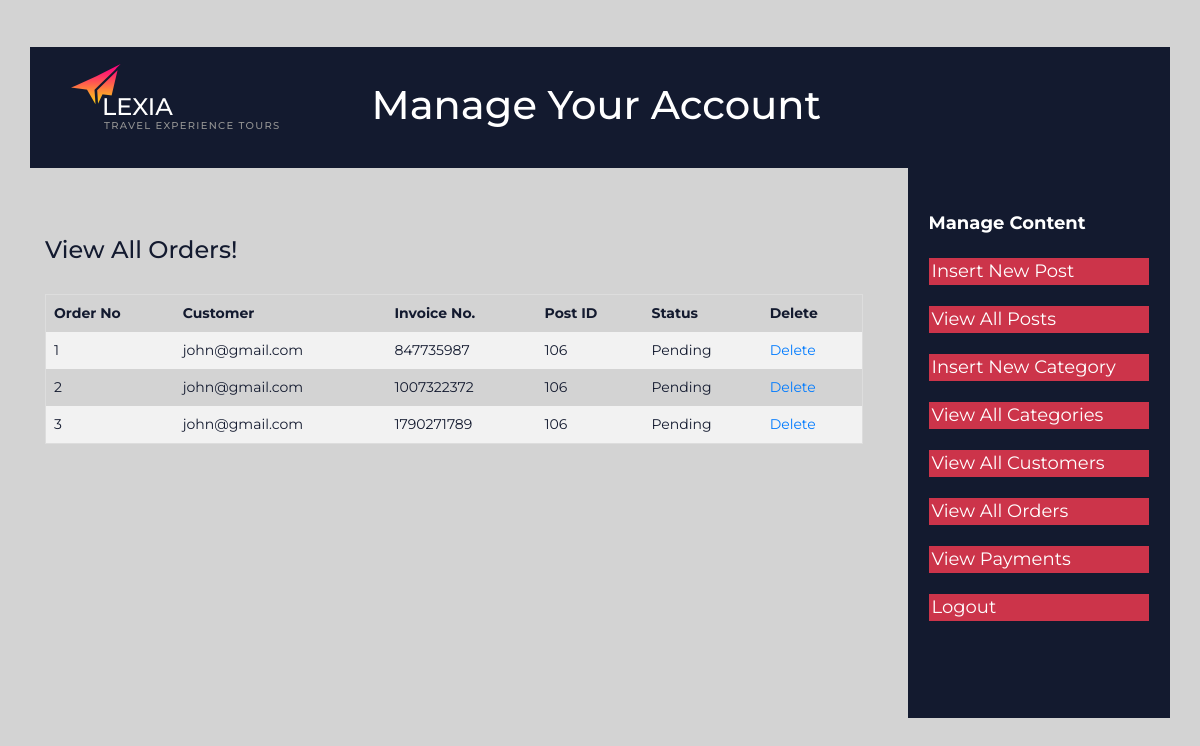
The page /admin_area/index.php?view_orders (signed in) on the database as committed earlier.
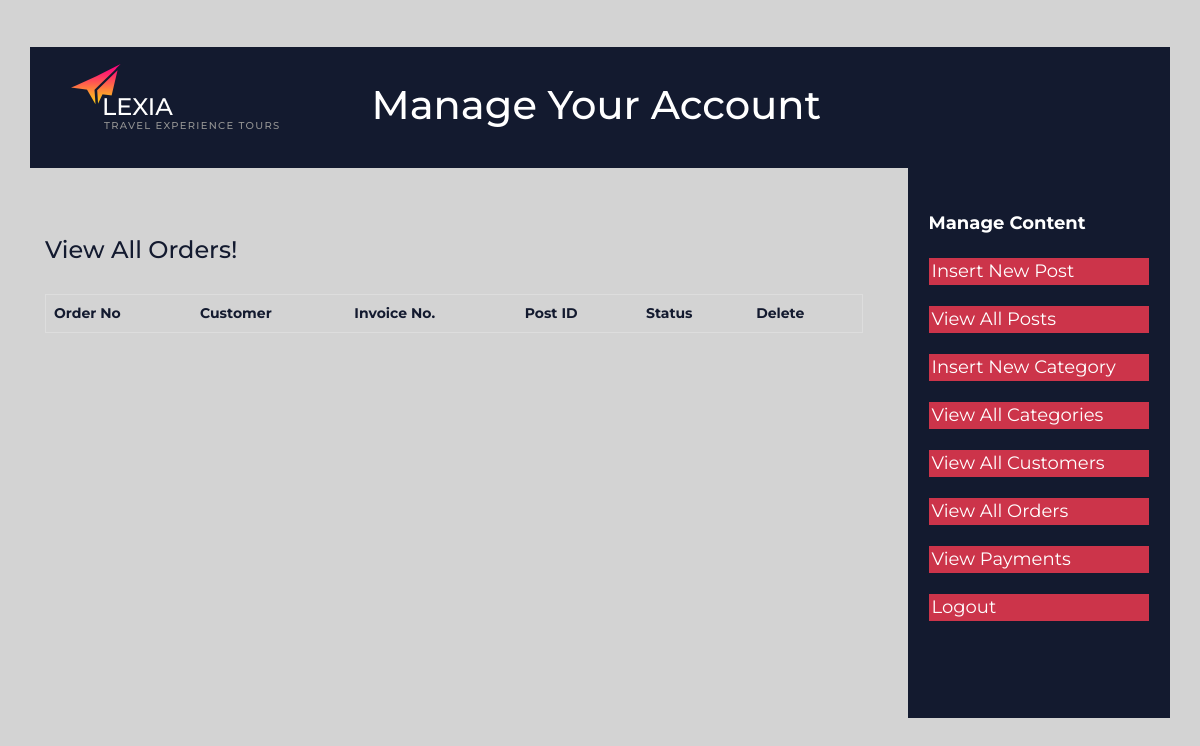
The same page on the database as committed later.
### tables this page shows
CREATE TABLE `pending_orders` (
  `order_id` int(10) NOT NULL,
  `customer_id` int(10) NOT NULL,
  `invoice_no` int(10) NOT NULL,
  `product_id` int(10) NOT NULL,
  `order_status` text NOT NULL
);

CREATE TABLE `customers` (
  `customer_id` int(100) NOT NULL,
  `customer_fname` varchar(100) NOT NULL,
  `customer_lname` varchar(100) NOT NULL,
  `customer_email` varchar(100) NOT NULL,
  `customer_c_code` varchar(100) NOT NULL,
  `customer_contact` int(100) NOT NULL,
  `customer_country` text NOT NULL,
  `customer_pass` varchar(100) NOT NULL,
  `customer_confpass` varchar(100) NOT NULL,
  `customer_image` text NOT NULL,
  `customer_ip` varchar(255) NOT NULL,
  `customer_consent` text NOT NULL
);

### admin_area/view_orders.php (the view, shortened to what this page needs)
<!DOCTYPE html>
<?php
if(!isset($_SESSION['admin_email'])){
	echo"<script>window.open('login.php','_self')</script>";
}
else{
 ?>
<html lang="en">
<head>
<link rel="stylesheet" type="text/css" href="styles/bootstrap4/bootstrap.min.css">
<link href="plugins/font-awesome-4.7.0/css/font-awesome.min.css" rel="stylesheet" type="text/css">
<link rel="stylesheet" type="text/css" href="styles/insert_post_styles.css">
<link rel="stylesheet" type="text/css" href="insert_post_responsive.css">
</head>
<body>
<div class="super_container">
<?php
if(isset($_GET['view_orders'])){
?>
	<div class="offers">
		<div class="container">
			<div class="row">
				<div class="col"></br>
					<h3>View All Orders!</h3><br>
					<div style="overflow-x:auto;">
					<table>
    <tr style="font-size: 14px;">
      <th>Order No</th>
      <th>Customer</th>
      <th>Invoice No.</th>
	  <th>Post ID</th>
      <th>Status</th>
      <th>Delete</th>
    </tr>
	<?php
	include("includes/connect.php");
	$i=0;
	$get_orders = "select * from pending_orders";
	$run_orders = mysqli_query($con, $get_orders);
	while($row_orders = mysqli_fetch_array($run_orders)){
		$order_id = $row_orders['order_id'];
		$c_id = $row_orders['customer_id'];
		$invoice = $row_orders['invoice_no'];
		$p_id = $row_orders['product_id'];
		$status = $row_orders['order_status'];
		$i++;
	?>
    <tr>
	<td><?php echo $i; ?></td>
	<td><?php
	$get_customer = "select * from customers where customer_id='$c_id'";
	$run_customer = mysqli_query($con, $get_customer);
	$row_customer = mysqli_fetch_array($run_customer);
	$customer_email = $row_customer['customer_email'];
	echo $customer_email; ?></td>
	<td><?php echo $invoice; ?></td>
	<td><?php echo $p_id; ?></td>
	<td><?php
if($status=='Pending'){
	echo $status = 'Pending';
}
	else {
		echo $status = 'Complete'; }?></td>
	<td> <a href = "delete_order.php?delete_order=<?php echo $order_id; ?>"> Delete </a></td>
	</tr>
<?php } ?>
  </table>
<?php }
?>
</div>
					</div>
				</div>
			</div>
		</div>
	</div>
</body>
</html>
<?php } ?>

### admin_area/index.php (shortened to what this page needs)
<?php
if(!isset($_SESSION['admin_email'])){
	@session_start();
	echo"<script>window.open('login.php','_self')</script>";
}
else{
?>
<!DOCTYPE html>
<html lang="en">
<head>
<link rel="stylesheet" type="text/css" href="styles/bootstrap4/bootstrap.min.css">
<link href="plugins/font-awesome-4.7.0/css/font-awesome.min.css" rel="stylesheet" type="text/css">
<link rel="stylesheet" type="text/css" href="styles/news_styles.css">
<link rel="stylesheet" type="text/css" href="styles/news_responsive.css">
</head>
<body>
<div class="super_container">
	<header class="header">
		<div class="container">
			<div class="row">
				<div class="col">
					<div class="header_container d-flex flex-row align-items-center justify-content-start">
						<div class="logo_container">
							<div class="logo">
								<div>Lexia</div>
								<div>travel experience tours</div>
								<div class="logo_image"><img src="images/logo.png" alt=""></div>
							</div>
						</div>
						<nav class="main_nav ml-auto">
							<ul class="main_nav_list">
								<li class="main_nav_item"><h2 style="color:white; transform: translate(-40%);"> Manage Your Account </h2></li>
							</ul>
						</nav>
					</div>
				</div>
			</div>
		</div>
	</header>
	<div class="news">
		<div class="container">
			<div class="row">
				<div class="col-lg-9">
					<div class="news_posts">
					<h3 style="padding:20px;"><?php echo @$_GET['logged_in'];?></h3>
						<?php
						include("includes/connect.php");
						if(isset($_GET['view_orders'])){
							include("view_orders.php");
						}
						?>
					</div>
				</div>
				<div class="col-lg-3">
					<div class="sidebar">
							<div class="sidebar_offer">
								<div class="sidebar_offer_background" style="background:#131a2f;"></div>
								<div class="sidebar_offer_title"><a href="index.php" style="color:white;"><b>Manage Content</b></div></br>
								<div class="sidebar_offer_content">
									<div class="sidebar_offer_title"><a href="index.php?insert_post" style="color:white;">Insert New Post</a></div>
								</div></br>
									<div class="sidebar_offer_content">
									<div class="sidebar_offer_title"><a href="index.php?view_posts"style="color:white;">View All Posts</a></div>
								</div></br>
								<div class="sidebar_offer_content">
									<div class="sidebar_offer_title"><a href="index.php?insert_cat"style="color:white;">Insert New Category</a></div>
								</div></br>
								<div class="sidebar_offer_content">
									<div class="sidebar_offer_title"><a href="index.php?view_cats"style="color:white;">View All Categories</a></div>
								</div></br>
								<div class="sidebar_offer_content">
									<div class="sidebar_offer_title"><a href="index.php?view_customers"style="color:white;">View All Customers</a></div>
								</div></br>
								<div class="sidebar_offer_content">
									<div class="sidebar_offer_title"><a href="index.php?view_orders"style="color:white;">View All Orders</a></div>
								</div></br>
								<div class="sidebar_offer_content">
									<div class="sidebar_offer_title"><a href="index.php?view_payments"style="color:white;">View Payments</a></div>
								</div></br>
								<div class="sidebar_offer_content">
									<div class="sidebar_offer_title"><a href="logout.php" style="color:white;">Logout</a></div>
								</div>
							</div>
					</div>
				</div>
			</div>
		</div>
	</div>
</div>
</body>
</html>
<?php } ?>

### admin_area/styles/news_styles.css (style rules this page uses)
* { margin: 0; padding: 0; -webkit-font-smoothing: antialiased; -webkit-text-shadow: rgba(0,0,0,.01) 0 0 1px; text-shadow: rgba(0,0,0,.01) 0 0 1px; }
body { font-family: 'Montserrat', sans-serif; font-size: 14px; font-weight: 400; background: #FFFFFF; color: #131a2f; }
div { display: block; position: relative; -webkit-box-sizing: border-box; -moz-box-sizing: border-box; box-sizing: border-box; }
ul { list-style: none; margin-bottom: 0px; }
a, a:hover, a:visited, a:active, a:link { text-decoration: none; -webkit-font-smoothing: antialiased; -webkit-text-shadow: rgba(0,0,0,.01) 0 0 1px; text-shadow: rgba(0,0,0,.01) 0 0 1px; }
h2 { font-size: 40px; }
h3 { font-size: 24px; }
h1, h2, h3, h4, h5, h6 { font-family: 'Montserrat', sans-serif; -webkit-font-smoothing: antialiased; -webkit-text-shadow: rgba(0,0,0,.01) 0 0 1px; text-shadow: rgba(0,0,0,.01) 0 0 1px; }
.super_container { width: 100%; overflow: hidden; background:#D3D3D3; }
.header { display: block; position: absolute; top: 47px; width: 100%; z-index: 100; -webkit-transition: all 400ms ease; -moz-transition: all 400ms ease; -ms-transition: all 400ms ease; -o-transition: all 400ms ease; transition: all 400ms ease; }
.header_container { width: 100%; height: 121px; background: #131a2f; -webkit-transition: all 400ms ease; -moz-transition: all 400ms ease; -ms-transition: all 400ms ease; -o-transition: all 400ms ease; transition: all 400ms ease; }
.logo_container { -webkit-transform: translateY(8px); -moz-transform: translateY(8px); -ms-transform: translateY(8px); -o-transform: translateY(8px); transform: translateY(8px); }
.logo { height: 100%; padding-left: 72px; }
.logo div { color: #FFFFFF; text-transform: uppercase; }
.logo div:first-of-type { font-size: 24px; font-weight: 500; line-height: 0.75; }
.logo div:nth-child(2) { font-size: 10px; font-weight: 500; color: #929292; letter-spacing: 0.13em; margin-top: 2px; padding-left: 2px; }
.logo_image { position: absolute; top: -34px; left: 41px; width: 50px; height: 41px; -webkit-transition: all 400ms ease; -moz-transition: all 400ms ease; -ms-transition: all 400ms ease; -o-transition: all 400ms ease; transition: all 400ms ease; }
.logo_image img { max-width: 100%; }
.main_nav { padding-right: 173px; }
.main_nav_list { height: 100%; }
.main_nav_item { display: inline-block; position: relative; margin-right: -4px; padding-top: 2px; }
.news { padding-top: 104px; padding-bottom: 120px; }
.sidebar { width: 100%; }
.sidebar_offer { width: 100%; padding-top: 43px; padding-bottom: 97px; padding-left: 21px; padding-right: 21px; margin-bottom: 38px; }
.sidebar_offer:last-child { margin-bottom: 0; }
.sidebar_offer_background { position: absolute; top: 0; left: 0; width: 100%; height: 100%; background-repeat: no-repeat; background-size: cover; background-position: center center; }
.sidebar_offer_content { background: rgba(254,60,82,0.79); color: #FFFFFF; padding-top: 0px; padding-left: 3px; padding-right: 0px; padding-bottom: 0px; }
.sidebar_offer_title { font-size: 18px; font-weight: 400; margin-top: 0px; }

Rows that differ between the two databases and show on the page:
removed pending_orders: customer.customer_email "john@gmail.com", invoice_no "847735987", product "106"
removed pending_orders: customer.customer_email "john@gmail.com", invoice_no "1007322372", product "106"
removed pending_orders: customer.customer_email "john@gmail.com", invoice_no "1790271789", product "106"
